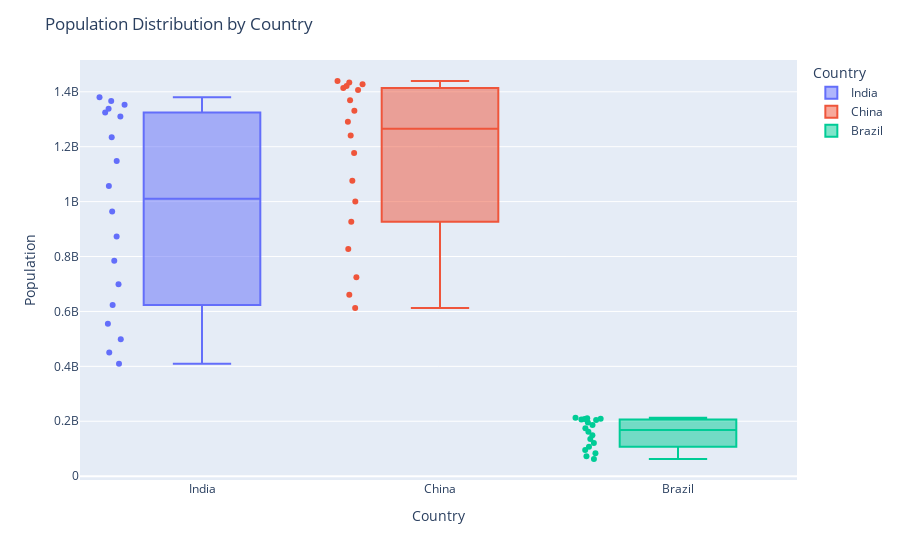

The notebook cell this image was saved under:
### Code cell
import plotly.express as px

# Reset index so 'year' becomes a column
df_plot = df_pivot.reset_index()

# Melt dataframe to long format (country, population)
df_melt = df_plot.melt(id_vars='year', var_name='Country', value_name='Population')

# Box plot for all countries
fig = px.box(df_melt, x='Country', y='Population', points="all", color='Country')

fig.update_layout(
    yaxis_title='Population',
    title='Population Distribution by Country'
)

fig.show()

### Figure 1 — Plotly figure (JSON) as saved in the notebook; plotly's stock layout.template omitted (floating-point values rounded to 4 significant figures)
{"data": [{"alignmentgroup": "True", "boxpoints": "all", "hovertemplate": "Country=%{x}<br>Population=%{y}<extra></extra>", "legendgroup": "India", "marker": {"color": "#636efa"}, "name": "India", "notched": false, "offsetgroup": "India", "orientation": "v", "showlegend": true, "type": "box", "x": ["India", "India", "India", "India", "India", "India", "India", "India", "India", "India", "India", "India", "India", "India", "India", "India", "India", "India"], "x0": " ", "xaxis": "x", "y": [409880595, 450547679, 499123324, 555189792, 623102897, 698952844, 784360008, 873277798, 963922588, 1056575549, 1147609927, 1234281170, 1310152403, 1324517249, 1338676785, 1352642280, 1366417754, 1380004385], "y0": " ", "yaxis": "y"}, {"alignmentgroup": "True", "boxpoints": "all", "hovertemplate": "Country=%{x}<br>Population=%{y}<extra></extra>", "legendgroup": "China", "marker": {"color": "#EF553B"}, "name": "China", "notched": false, "offsetgroup": "China", "orientation": "v", "showlegend": true, "type": "box", "x": ["China", "China", "China", "China", "China", "China", "China", "China", "China", "China", "China", "China", "China", "China", "China", "China", "China", "China"], "x0": " ", "xaxis": "x", "y": [612241554, 660408056, 724218968, 827601394, 926240885, 1000089235, 1075589361, 1176883674, 1240920535, 1290550765, 1330776380, 1368810615, 1406847870, 1414049351, 1421021791, 1427647786, 1433783686, 1439323776], "y0": " ", "yaxis": "y"}, {"alignmentgroup": "True", "boxpoints": "all", "hovertemplate": "Country=%{x}<br>Population=%{y}<extra></extra>", "legendgroup": "Brazil", "marker": {"color": "#00cc96"}, "name": "Brazil", "notched": false, "offsetgroup": "Brazil", "orientation": "v", "showlegend": true, "type": "box", "x": ["Brazil", "Brazil", "Brazil", "Brazil", "Brazil", "Brazil", "Brazil", "Brazil", "Brazil", "Brazil", "Brazil", "Brazil", "Brazil", "Brazil", "Brazil", "Brazil", "Brazil", "Brazil"], "x0": " ", "xaxis": "x", "y": [62533919, 72179226, 83373530, 95113265, 107216205, 120694009, 135274080, 149003223, 162019896, 174790340, 186127103, 195713635, 204471769, 206163053, 207833823, 209469323, 211049527, 212559417], "y0": " ", "yaxis": "y"}], "layout": {"boxmode": "overlay", "legend": {"title": {"text": "Country"}, "tracegroupgap": 0}, "margin": {"t": 60}, "title": {"text": "Population Distribution by Country"}, "xaxis": {"anchor": "y", "categoryarray": ["India", "China", "Brazil"], "categoryorder": "array", "domain": [0, 1], "title": {"text": "Country"}}, "yaxis": {"anchor": "x", "domain": [0, 1], "title": {"text": "Population"}}}}
